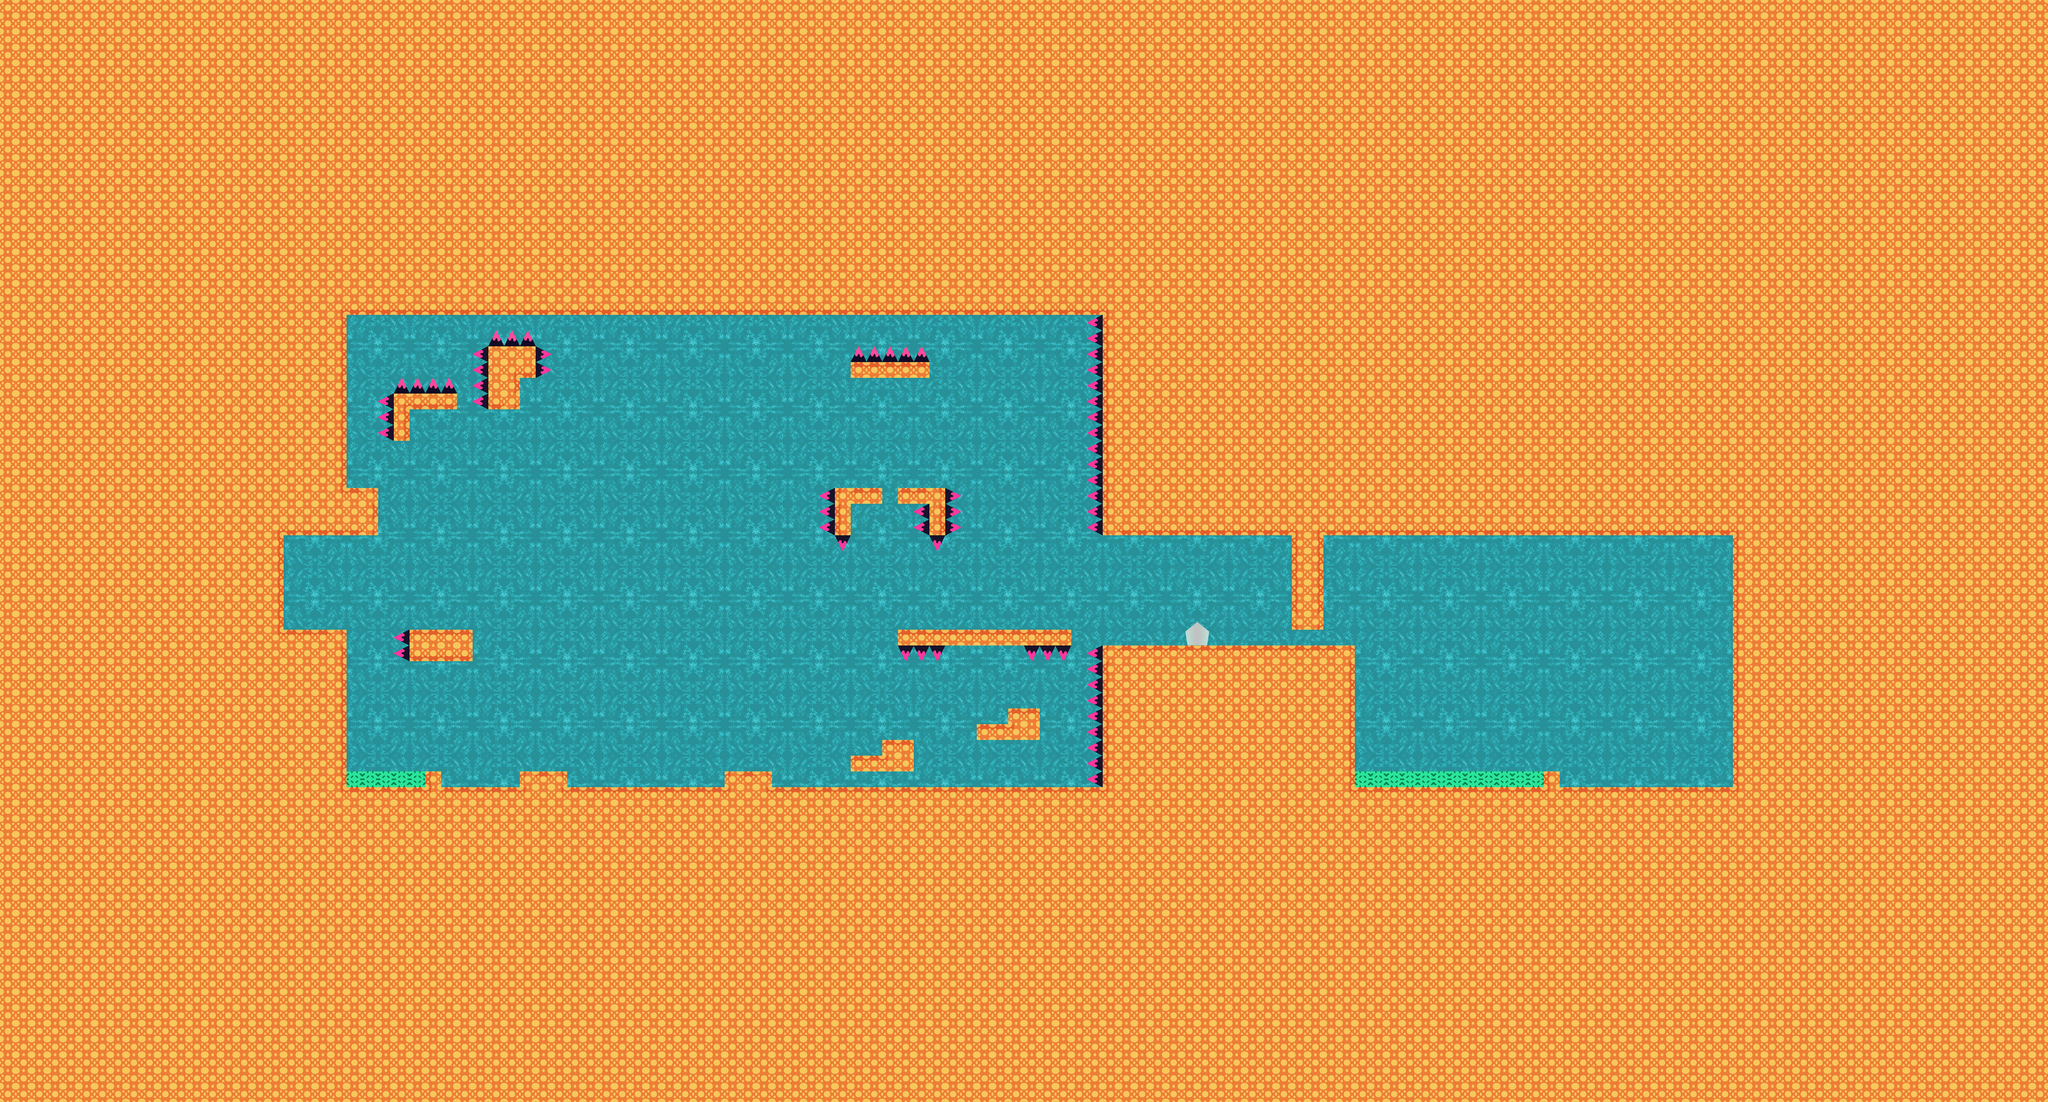

This is a level from a 2D game, rendered from its Tiled map with the project's own tilesets. A one-line summary and the map file follow, with tile-layer data summarised:
An orthogonal 130x70 tile map with 64x64 px tiles, 2 tile layers (Capa de patrones 2, Colisiones) and 58 objects (29x plataforma, 16x pincho, 4x campoGravedad, 3x pared, 2x verde, ...).

<map version="1.5" tiledversion="1.7.0" orientation="orthogonal" renderorder="right-down" width="130" height="70" tilewidth="64" tileheight="64" infinite="0" nextlayerid="6" nextobjectid="68">
 <tileset firstgid="1" name="Mapas" tilewidth="64" tileheight="64" spacing="4" margin="2" tilecount="88" columns="4">
  <image source="resources/texturas/Mapas.png" width="272" height="1496" />
 </tileset>
 <objectgroup id="2" name="dinamicas">
  <object id="1" name="pared" x="2112.13" y="2240.13">
   <properties>
    <property name="pinchos" type="int" value="1" />
   </properties>
   <point />
  </object>
  <object id="3" name="pared" x="2623.82" y="2240.45">
   <properties>
    <property name="pinchos" type="int" value="2" />
   </properties>
   <point />
  </object>
  <object id="4" name="pared" x="3072.13" y="2240.5">
   <properties>
    <property name="pinchos" type="int" value="1" />
   </properties>
   <point />
  </object>
  <object id="5" name="cubo" x="2391.67" y="3003.33">
   <properties>
    <property name="altura" type="int" value="1" />
   </properties>
   <point />
  </object>
  <object id="6" name="campoGravedad" x="4581.25" y="2179.88">
   <properties>
    <property name="tipo" type="int" value="0" />
   </properties>
   <point />
  </object>
  <object id="42" name="moneda" x="6090.91" y="2584.85">
   <properties>
    <property name="tipo" type="int" value="2" />
   </properties>
   <point />
  </object>
  <object id="59" name="campoGravedad" x="3100.66" y="1918.67">
   <properties>
    <property name="tipo" type="int" value="1" />
   </properties>
   <point />
  </object>
  <object id="66" name="campoGravedad" x="3008" y="2560">
   <properties>
    <property name="tipo" type="int" value="0" />
   </properties>
   <point />
  </object>
  <object id="67" name="campoGravedad" x="2176" y="2880">
   <properties>
    <property name="tipo" type="int" value="1" />
   </properties>
   <point />
  </object>
 </objectgroup>
 <objectgroup id="3" name="estaticas">
  <object id="7" name="plataforma" x="1154.54" y="0" width="5885.15" height="1280.27" />
  <object id="8" name="plataforma" x="1148" y="3200" width="5886.48" height="1280.27" />
  <object id="9" name="plataforma" x="0" y="0" width="1151.81" height="4484.27" />
  <object id="10" name="plataforma" x="1153.33" y="1280" width="255.81" height="898.27" />
  <object id="11" name="plataforma" x="1408" y="1984" width="127.143" height="193.27" />
  <object id="12" name="plataforma" x="1153.33" y="2560" width="255.81" height="636.27" />
  <object id="14" name="plataforma" x="1664" y="2559.5" width="254.477" height="128.77" />
  <object id="15" name="plataforma" x="1728" y="3135.33" width="63.81" height="65.4367" />
  <object id="16" name="plataforma" x="2112" y="3136" width="191.81" height="65.4367" />
  <object id="17" name="verde" x="1408" y="3136" width="319.81" height="65.4367" />
  <object id="18" name="plataforma" x="1984" y="1536.5" width="128.81" height="127.77" />
  <object id="19" name="plataforma" x="1984" y="1409" width="191.81" height="127.437" />
  <object id="20" name="plataforma" x="1600" y="1600" width="64.81" height="191.77" />
  <object id="21" name="plataforma" x="1664" y="1599" width="191.81" height="64.77" />
  <object id="22" name="pincho" x="1604.5" y="1549" width="247.31" height="51.77" />
  <object id="23" name="pincho" x="1988.67" y="1356" width="180.643" height="51.77" />
  <object id="24" name="pincho" x="1934.18" y="1411.89" width="49.143" height="245.952" />
  <object id="25" name="pincho" x="2176.18" y="1411.45" width="49.143" height="120.452" />
  <object id="26" name="pincho" x="3458.67" y="1419.5" width="313.476" height="51.77" />
  <object id="27" name="plataforma" x="3456" y="1472" width="320.477" height="62.77" />
  <object id="29" name="plataforma" x="3392" y="1984" width="64.4767" height="192.103" />
  <object id="30" name="plataforma" x="3456.23" y="1984.29" width="127.564" height="63.8113" />
  <object id="31" name="plataforma" x="3648" y="1984" width="127.564" height="63.8113" />
  <object id="32" name="plataforma" x="4096" y="2880" width="127.564" height="63.8113" />
  <object id="33" name="plataforma" x="3968" y="2944" width="255.564" height="63.8113" />
  <object id="35" name="plataforma" x="3584" y="3008" width="127.564" height="63.8113" />
  <object id="36" name="plataforma" x="3456" y="3072" width="255.564" height="63.8113" />
  <object id="37" name="plataforma" x="4480" y="2624" width="1021.9" height="574.478" />
  <object id="41" name="plataforma" x="2944" y="3136" width="191.81" height="65.4367" />
  <object id="43" name="plataforma" x="4480" y="1280" width="2629.14" height="898.27" />
  <object id="44" name="plataforma" x="7040" y="0" width="1279.81" height="4484.27" />
  <object id="46" name="plataforma" x="5248" y="2174.91" width="127.961" height="383.569" />
  <object id="47" name="verde" x="5504" y="3136.73" width="767.961" height="62.8417" />
  <object id="48" name="fin" x="4863.75" y="2529.25">
   <polygon points="0,0 48.25,94 -48.5,94.5" />
  </object>
  <object id="49" name="pincho" x="3394.75" y="2176.5" width="57.726" height="51.77" />
  <object id="50" name="pincho" x="4431.33" y="1280" width="49.143" height="890.452" />
  <object id="51" name="pincho" x="4430.67" y="2624" width="49.143" height="574.452" />
  <object id="53" name="pincho" x="1549.93" y="1603.27" width="49.143" height="183.702" />
  <object id="54" name="pincho" x="1615.1" y="2564.11" width="49.143" height="120.441" />
  <object id="55" name="plataforma" x="3644.33" y="2560" width="711.564" height="63.8113" />
  <object id="56" name="pincho" x="3655.93" y="2625.11" width="178.476" height="47.77" />
  <object id="57" name="pincho" x="4168.1" y="2624.11" width="178.476" height="47.77" />
  <object id="58" name="pincho" x="3342.68" y="1989.52" width="49.143" height="180.452" />
  <object id="60" name="pincho" x="3840.93" y="1988.27" width="49.143" height="180.452" />
  <object id="61" name="pincho" x="3726.1" y="2053.77" width="49.143" height="113.119" />
  <object id="62" name="pincho" x="3779.8" y="2176.78" width="57.726" height="51.77" />
  <object id="63" name="plataforma" x="3776" y="1984" width="64.4767" height="192.103" />
  <object id="64" name="plataforma" x="6272" y="3136" width="64" height="64" />
 </objectgroup>
 <objectgroup id="4" name="personaje">
  <object id="52" name="inicio" x="1264" y="2388">
   <point />
  </object>
 </objectgroup>
 <layer id="5" name="Capa de patrones 2" width="130" height="70">
  <data>[9100 cells, 9100 non-empty, 16 distinct tile ids]</data>
 </layer>
 <layer id="1" name="Colisiones" width="130" height="70">
  <data>[9100 cells, 7311 non-empty, 18 distinct tile ids]</data>
 </layer>
</map>
